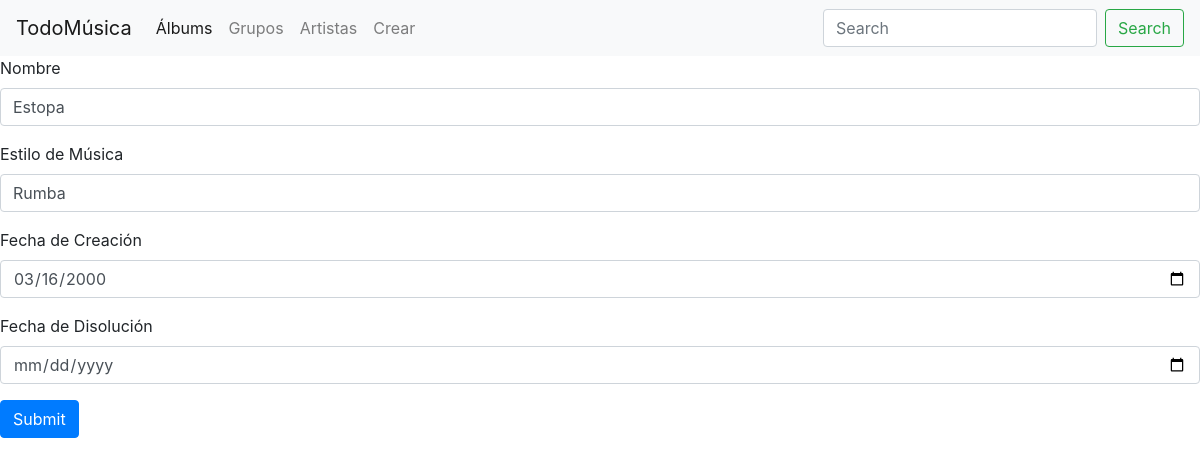
Screenshot of /editarGrupo/2/ with the database file from the repository.
### miAplicacion/models.py (models this page shows)
class Grupo_Musical(models.Model):
    nombreGrupo = models.CharField(max_length=50, blank=False)
    estiloMusica = models.CharField(max_length=50)
    fecha_creacion = models.DateField(blank=False)
    fecha_disolucion = models.DateField(null=True, blank=True)

### miAplicacion/views.py (the view, shortened to what this page needs)
# urls.py: path('editarGrupo/<int:id>/',editarGrupoView,name='editarGrupo'),
def editarGrupoView(request,id):
    if request.method == 'GET':
        allGrupos = Grupo_Musical.objects.get(id = id)
        return render(request,'editarGrupo.html',{'allGrupos':allGrupos})

### templates/editarGrupo.html (shortened to what this page needs)
{% include "header.html" %}
<!DOCTYPE html>
<html lang="en">
<head>
</head>
<body>
    <form action="/editarGrupo/{{ allGrupos.id }}/" method="post">
  <div class="form-group">
    <label for="exampleInputEmail1">Nombre</label>
    <input type="text" name="nombre" class="form-control" id="nombreGrupo" value = "{{ allGrupos.nombreGrupo }}">
  </div>
 <div class="form-group">
    <label for="exampleInputEmail1">Estilo de Música</label>
    <input type="text" name="estilo" class="form-control" id="estilo" value= "{{ allGrupos.estiloMusica }}">
  </div>
  <div class="form-group">
    <label for="exampleInputEmail1">Fecha de Creación</label>
    <input type="date" name="fechaCreacion" class="form-control" id="fechaCreacion" value="{{ allGrupos.fecha_creacion|date:'Y-m-d' }}">
  </div>
   <div class="form-group">
    <label for="exampleInputEmail1">Fecha de Disolución</label>
    <input type="date" name="FechaDisolucion" class="form-control" id="fechaDisolucion" value= "{{ allGrupos.fecha_disolucion|date:'Y-m-d'}}" >
  </div>
  <button type="submit" class="btn btn-primary">Submit</button>
</form>
</body>
</html>

### rows the page displays
Grupo_Musical: nombre "Estopa", estilo "Rumba", fechaCreacion "03/16/2000"
